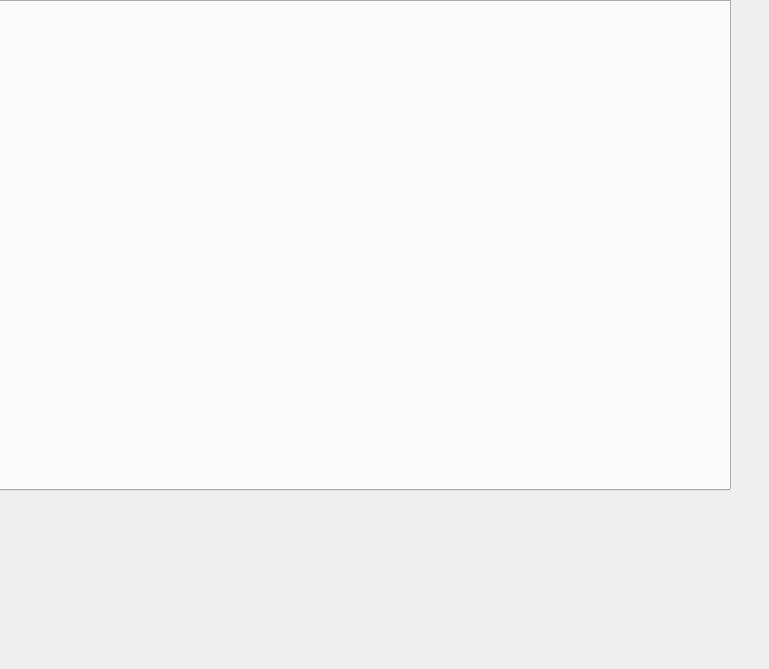
<?xml version="1.0" encoding="UTF-8"?>
<ui version="4.0">
 <class>MainWindow</class>
 <widget class="QMainWindow" name="MainWindow">
  <property name="geometry">
   <rect>
    <x>0</x>
    <y>0</y>
    <width>769</width>
    <height>669</height>
   </rect>
  </property>
  <property name="windowTitle">
   <string>MainWindow</string>
  </property>
  <widget class="QWidget" name="centralwidget">
   <widget class="QWidget" name="horizontalLayoutWidget">
    <property name="geometry">
     <rect>
      <x>-20</x>
      <y>0</y>
      <width>751</width>
      <height>491</height>
     </rect>
    </property>
    <layout class="QHBoxLayout" name="horizontalLayout">
     <item>
      <widget class="QTabWidget" name="tabWidget">
       <property name="currentIndex">
        <number>-1</number>
       </property>
      </widget>
     </item>
    </layout>
   </widget>
  </widget>
  <widget class="QMenuBar" name="menubar">
   <property name="geometry">
    <rect>
     <x>0</x>
     <y>0</y>
     <width>769</width>
     <height>43</height>
    </rect>
   </property>
  </widget>
 </widget>
 <resources/>
 <connections/>
</ui>
